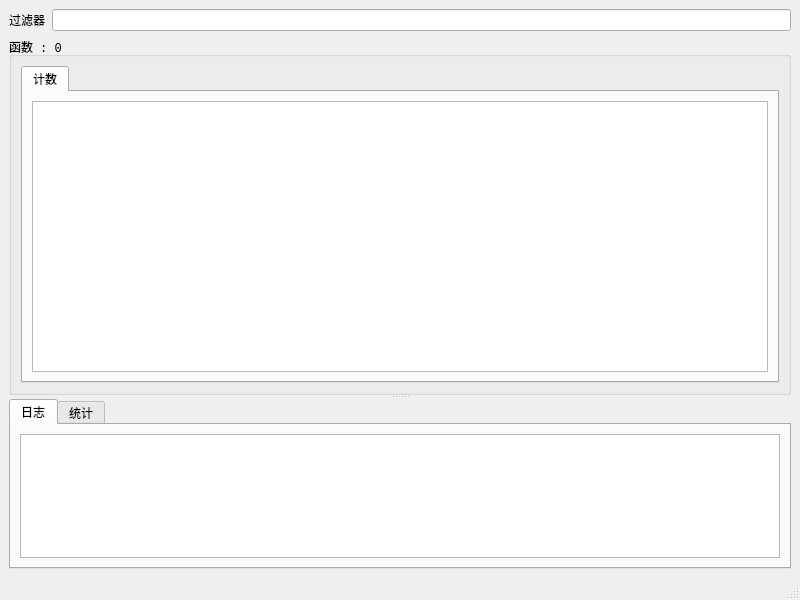
<?xml version="1.0" encoding="UTF-8"?>
<ui version="4.0">
 <class>MainWindow</class>
 <widget class="QMainWindow" name="MainWindow">
  <property name="geometry">
   <rect>
    <x>0</x>
    <y>0</y>
    <width>800</width>
    <height>600</height>
   </rect>
  </property>
  <property name="font">
   <font>
    <family>Consolas</family>
   </font>
  </property>
  <property name="windowTitle">
   <string>MonoHack</string>
  </property>
  <widget class="QWidget" name="centralwidget">
   <layout class="QGridLayout" name="gridLayout_2">
    <item row="0" column="0">
     <layout class="QHBoxLayout" name="horizontalLayout">
      <item>
       <widget class="QLabel" name="label">
        <property name="text">
         <string>过滤器</string>
        </property>
       </widget>
      </item>
      <item>
       <widget class="QLineEdit" name="filterLineEdit">
        <property name="text">
         <string notr="true"/>
        </property>
        <property name="cursorMoveStyle">
         <enum>Qt::LogicalMoveStyle</enum>
        </property>
       </widget>
      </item>
     </layout>
    </item>
    <item row="1" column="0">
     <widget class="QSplitter" name="splitter">
      <property name="orientation">
       <enum>Qt::Vertical</enum>
      </property>
      <widget class="QGroupBox" name="funcGroupBox">
       <property name="sizePolicy">
        <sizepolicy hsizetype="Preferred" vsizetype="Preferred">
         <horstretch>0</horstretch>
         <verstretch>2</verstretch>
        </sizepolicy>
       </property>
       <property name="title">
        <string>函数 : 0</string>
       </property>
       <layout class="QGridLayout" name="gridLayout">
        <item row="0" column="0">
         <widget class="QTabWidget" name="tabWidget">
          <property name="currentIndex">
           <number>0</number>
          </property>
          <widget class="QWidget" name="count">
           <attribute name="title">
            <string>计数</string>
           </attribute>
           <layout class="QGridLayout" name="gridLayout_5">
            <item row="0" column="0">
             <widget class="QTableWidget" name="funcCntTableWidget">
              <property name="editTriggers">
               <set>QAbstractItemView::NoEditTriggers</set>
              </property>
              <property name="selectionMode">
               <enum>QAbstractItemView::SingleSelection</enum>
              </property>
              <property name="selectionBehavior">
               <enum>QAbstractItemView::SelectRows</enum>
              </property>
              <property name="gridStyle">
               <enum>Qt::DashLine</enum>
              </property>
              <attribute name="verticalHeaderVisible">
               <bool>false</bool>
              </attribute>
             </widget>
            </item>
           </layout>
          </widget>
         </widget>
        </item>
       </layout>
      </widget>
      <widget class="QTabWidget" name="statTabWidget">
       <property name="sizePolicy">
        <sizepolicy hsizetype="Expanding" vsizetype="Expanding">
         <horstretch>0</horstretch>
         <verstretch>1</verstretch>
        </sizepolicy>
       </property>
       <property name="currentIndex">
        <number>0</number>
       </property>
       <widget class="QWidget" name="logTab">
        <attribute name="title">
         <string>日志</string>
        </attribute>
        <layout class="QGridLayout" name="gridLayout_3">
         <item row="0" column="0">
          <widget class="QTextBrowser" name="logTextBrowser">
           <property name="readOnly">
            <bool>true</bool>
           </property>
          </widget>
         </item>
        </layout>
       </widget>
       <widget class="QWidget" name="statTab">
        <attribute name="title">
         <string>统计</string>
        </attribute>
        <layout class="QGridLayout" name="gridLayout_4">
         <item row="0" column="0">
          <widget class="QTextBrowser" name="cmdText"/>
         </item>
         <item row="1" column="0">
          <widget class="QLineEdit" name="cmdLineEdit"/>
         </item>
        </layout>
       </widget>
      </widget>
     </widget>
    </item>
   </layout>
  </widget>
  <widget class="QMenuBar" name="menubar">
   <property name="geometry">
    <rect>
     <x>0</x>
     <y>0</y>
     <width>800</width>
     <height>23</height>
    </rect>
   </property>
  </widget>
  <widget class="QStatusBar" name="statusbar"/>
 </widget>
 <resources/>
 <connections/>
</ui>
